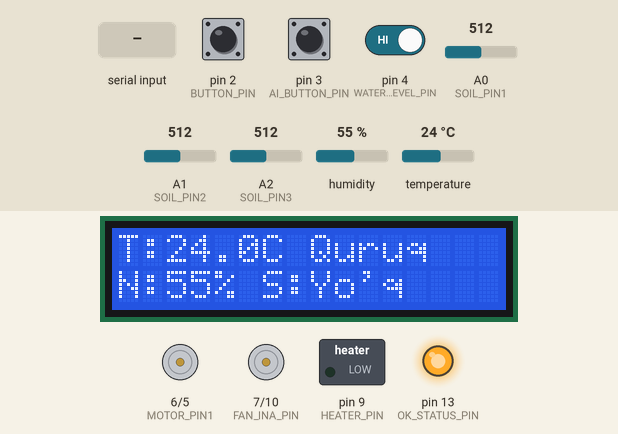
The sketch below on a simulated Arduino Uno, built with avr-gcc and run on an emulated ATmega328P. Parts: 16×2 character LCD, motor-driver pin pairs drawn as motors (green arrow = first pin HIGH = forward, orange = second pin HIGH = backward, longer = more drive), switched loads named in the sketch (green lamp = pin HIGH), output pins drawn as LEDs (lit = HIGH). Inputs (shaded band) come from the test bench; at power-on: pin 4 (WATER_LEVEL_PIN) HIGH, temperature 24 °C, pin 2 (BUTTON_PIN) HIGH, pin 3 (AI_BUTTON_PIN) HIGH, A0 (SOIL_PIN1) = 512, A1 (SOIL_PIN2) = 512, A2 (SOIL_PIN3) = 512, humidity 55 %. What the sketch prints to the serial monitor is not drawn.

Above: at 3.2 s.
3.3 s: pin 4 (WATER_LEVEL_PIN) driven LOW
At 4.3 s:
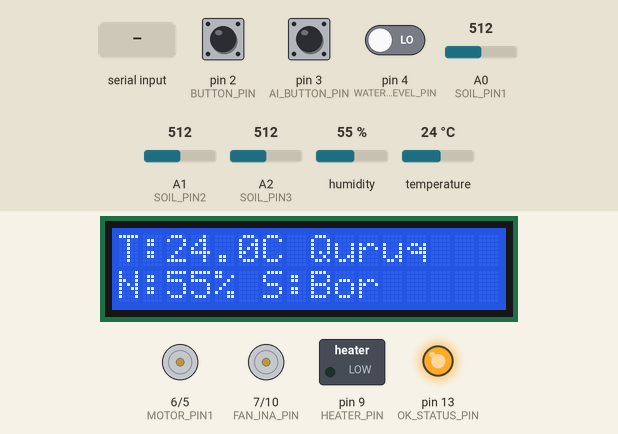
4.8 s: "W,45\n" received over Serial
At 9.0 s:
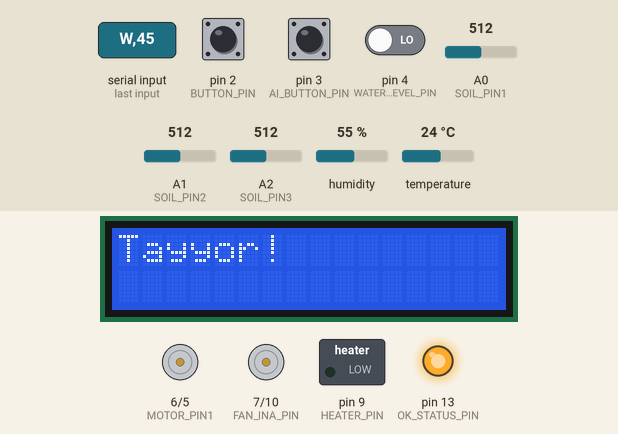
10.8 s: temperature set to 20.5 °C
At 13.2 s:
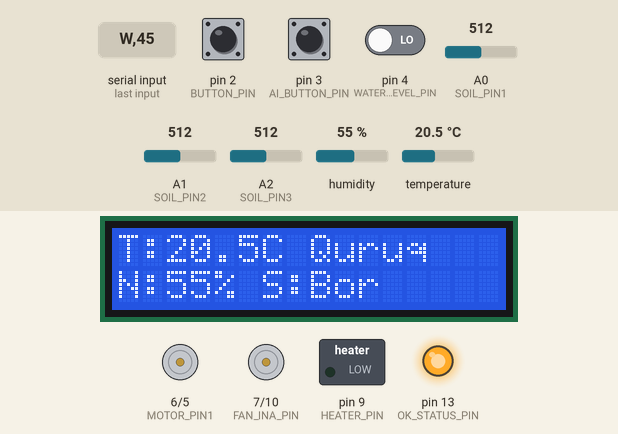
13.5 s: temperature set to 19.7 °C
At 15.3 s:
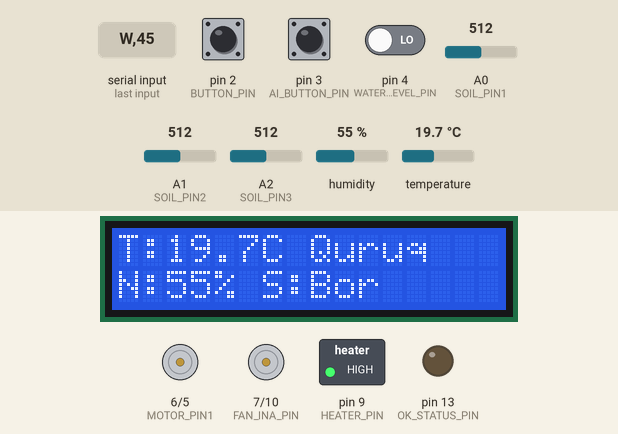
15.6 s: temperature set to 28 °C
At 17.3 s:
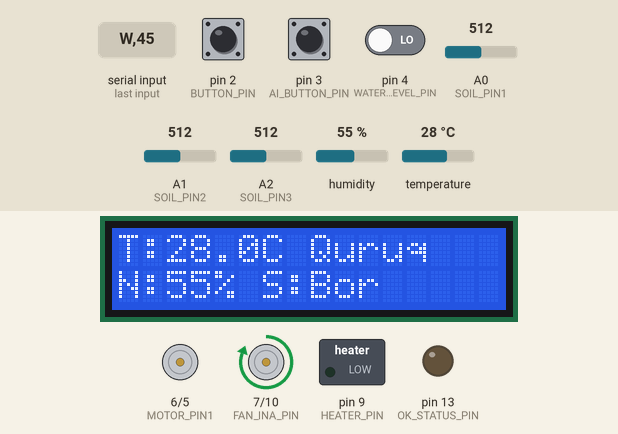
17.6 s: pin 2 (BUTTON_PIN) pulled LOW for 0.15 s
At 18.7 s:
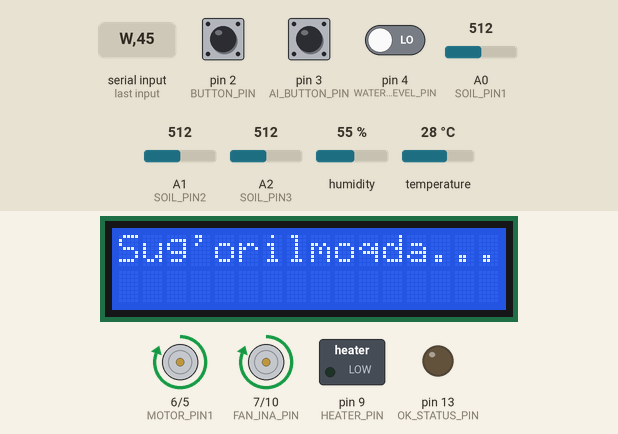
Timing chart, 0 to 61.5 s (numbered marks = the images above; inputs shaded):
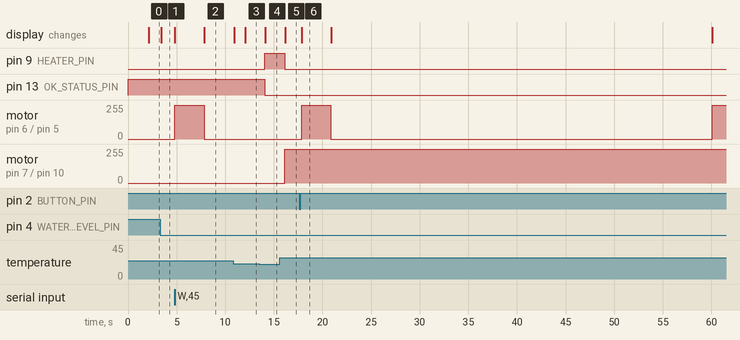

The sketch:

smart_plant_sensors.ino
```cpp
#include <DHT.h>
#include <ArduinoJson.h>
#include <Wire.h>
#include <LiquidCrystal_I2C.h>

// ========== PIN CONFIGURATION FOR ARDUINO UNO (USER CUSTOMIZED) ==========
// Digital Pins
#define BUTTON_PIN 2       // Manual watering button (User connected to D2)
#define WATER_LEVEL_PIN 4  // Water level sensor (User connected to D4)
#define MOTOR_PIN1 6       // Water pump motor IN+ (User connected to D6)
#define MOTOR_PIN2 5       // Water pump motor IN- (User connected to D5)
#define DHTPIN 8           // DHT22 sensor (User connected to D8)
#define FAN_INA_PIN 7      // Fan motor INA (User connected)
#define FAN_INB_PIN 10     // Fan motor INB (User connected)
#define HEATER_PIN 9      // Heater simulation (User's 4 Red LEDs)
#define OK_STATUS_PIN 13  // OK Status (User's 4 Green LEDs)
#define AI_BUTTON_PIN 3   // AI Voice button (D3 recommended, D0 is Serial)
// Pin 11, 12 are available

// Analog Pins
#define SOIL_PIN1 A0       // Soil moisture sensor 1 (User connected to A0)
#define SOIL_PIN2 A1       // Soil moisture sensor 2 (User connected to A1)
#define SOIL_PIN3 A2       // Soil moisture sensor 3 (User connected to A2)
// A3 available
// A4, A5 reserved for I2C (SDA, SCL)

// Sensor Configuration
#define DHTTYPE DHT22      // DHT22 sensor type

// Initialize Components
DHT dht(DHTPIN, DHTTYPE);
LiquidCrystal_I2C lcd(0x27, 16, 2); // I2C address 0x27, 16x2 display

// Timing
const long interval = 5000;  // Send data every 5 seconds
unsigned long previousMillis = 0;

// User-configurable thresholds (can be updated via serial)
int soilThreshold = 340;      // Auto-water if any soil > this value (DRY)
float fanTempThreshold = 28.0;   // Fan ON if temp >= this
float heaterTempThreshold = 20.0; // Heater ON if temp <= this

// Automation flags (can be toggled via serial)
bool autoWaterEnabled = true;
bool autoFanEnabled = true;
bool autoHeaterEnabled = true;

// State variables
bool fanStatus = false;
bool heaterStatus = false;
int lastButtonState = HIGH;
unsigned long lastDebounceTime = 0;
const unsigned long debounceDelay = 50;
int lastAiButtonState = HIGH;
bool aiButtonPressed = false;
bool wateringTriggered = false;

// Non-blocking timers
unsigned long lastWateringTime = 0;
const unsigned long wateringRestPeriod = 60000; // 1 minute rest after watering
unsigned long messageStartTime = 0;
const unsigned long messageDuration = 3000;    // 3 seconds for messages
bool isShowingMessage = false;
String currentMessage = "";

void setup() {
  Serial.begin(9600);
  dht.begin();

  // Setup Motor Pins
  pinMode(MOTOR_PIN1, OUTPUT);
  pinMode(MOTOR_PIN2, OUTPUT);
  digitalWrite(MOTOR_PIN1, LOW);
  digitalWrite(MOTOR_PIN2, LOW);

  // Setup Fan Pins (Motor Module Control)
  pinMode(FAN_INA_PIN, OUTPUT);
  pinMode(FAN_INB_PIN, OUTPUT);
  digitalWrite(FAN_INA_PIN, LOW);
  digitalWrite(FAN_INB_PIN, LOW);

  // Setup LED Pins
  pinMode(HEATER_PIN, OUTPUT);
  pinMode(OK_STATUS_PIN, OUTPUT);
  digitalWrite(HEATER_PIN, LOW);
  digitalWrite(OK_STATUS_PIN, HIGH); // ON by default (everything OK)

  // Setup Water Level and Button (with pullup)
  pinMode(WATER_LEVEL_PIN, INPUT);
  pinMode(BUTTON_PIN, INPUT_PULLUP);
  pinMode(AI_BUTTON_PIN, INPUT_PULLUP);

  // Setup I2C LCD
  lcd.init();
  lcd.backlight();
  lcd.setCursor(0, 0);
  lcd.print("Smart Plant");
  lcd.setCursor(0, 1);
  lcd.print("Ishga tushmoqda");  // "Starting" in Uzbek

  delay(2000);
  lcd.clear();
}

void sendData(float h, float t, int s1, int s2, int s3, int savg, int wl) {
  StaticJsonDocument<384> doc;
  doc["timestamp"] = millis();
  doc["soil1"] = s1;
  doc["soil2"] = s2;
  doc["soil3"] = s3;
  doc["soil_avg"] = savg;
  doc["temp"] = t;
  doc["hum"] = h;
  doc["water_level"] = wl;
  doc["fan_status"] = fanStatus ? 1 : 0;
  doc["heater_status"] = heaterStatus ? 1 : 0;
  doc["button_pressed"] = aiButtonPressed ? 1 : 0;
  doc["watering_triggered"] = wateringTriggered ? 1 : 0;

  serializeJson(doc, Serial);
  Serial.println();

  // Reset flags after sending to prevent accidental double-triggering
  aiButtonPressed = false;
  wateringTriggered = false;
}

void loop() {
  unsigned long currentMillis = millis();

  // ========== READ SENSORS ==========
  float h = dht.readHumidity();
  float temp = dht.readTemperature(); // Celsius

  int soil1 = analogRead(SOIL_PIN1);
  int soil2 = analogRead(SOIL_PIN2);
  int soil3 = analogRead(SOIL_PIN3);

  // Water level (digital: 1 = water present, 0 = empty)
  // Inverted because user's sensor returns 0 when full
  int waterLevel = !digitalRead(WATER_LEVEL_PIN);

  // Calculate average soil moisture
  int soilAvg = (soil1 + soil2 + soil3) / 3;

  // ========== CHECK BUTTON FOR MANUAL WATERING ==========
  int buttonReading = digitalRead(BUTTON_PIN);
  // Detect falling edge (High to Low transition)
  if (buttonReading == LOW && lastButtonState == HIGH) {
    delay(50); // Small debounce delay
    if (digitalRead(BUTTON_PIN) == LOW) {
      wateringTriggered = true; // Set flag for voice reporting
      sendData(h, temp, soil1, soil2, soil3, soilAvg, waterLevel); // Push update IMMEDIATEY
      triggerWatering(3); // Manual water for 3 seconds
    }
  }
  lastButtonState = buttonReading;

  // ========== CHECK AI BUTTON FOR VOICE REPORT ==========
  int aiButtonReading = digitalRead(AI_BUTTON_PIN);
  if (aiButtonReading == LOW && lastAiButtonState == HIGH) {
    delay(50); // Debounce
    if (digitalRead(AI_BUTTON_PIN) == LOW) {
      aiButtonPressed = true;
      sendData(h, temp, soil1, soil2, soil3, soilAvg, waterLevel); // Push update IMMEDIATEY
    }
  }
  lastAiButtonState = aiButtonReading;

  // ========== AUTOMATION LOGIC ==========
  if (!isnan(temp)) {
    // Fan/Heater Control (Mutual Exclusion)
    if (autoFanEnabled && temp >= fanTempThreshold) {
      // Turn ON fan, turn OFF heater
      setFan(true);
      setHeater(false);
    }
    else if (autoHeaterEnabled && temp <= heaterTempThreshold) {
      // Turn ON heater, turn OFF fan
      setHeater(true);
      setFan(false);
    }
    else {
      // Comfortable zone - turn both OFF
      setFan(false);
      setHeater(false);
    }
  }

  // Update OK Status LEDs (Green)
  // ON only if both Fan and Heater are OFF
  if (!fanStatus && !heaterStatus) {
    digitalWrite(OK_STATUS_PIN, HIGH);
  } else {
    digitalWrite(OK_STATUS_PIN, LOW);
  }

  if (autoWaterEnabled && waterLevel == 1) {
    // Only check if we are NOT in the rest period
    if (currentMillis - lastWateringTime >= wateringRestPeriod) {
      // Trigger if average sensor is ABOVE threshold (DRY)
      if (soilAvg > soilThreshold) {
        triggerWatering(5);
        lastWateringTime = millis(); // Reset rest timer
      }
    }
  }

  // ========== UPDATE LCD DISPLAY ==========
  // Only update sensor data if we aren't showing a temporary message (like "Tayyor!")
  if (isShowingMessage) {
    if (currentMillis - messageStartTime >= messageDuration) {
      isShowingMessage = false;
      lcd.clear();
    }
  }

  if (!isShowingMessage) {
    updateLCD(temp, h, soilAvg, waterLevel);
  }

  // ========== SEND DATA VIA SERIAL ==========
  if (currentMillis - previousMillis >= interval) {
    previousMillis = currentMillis;

    // Check if DHT read failed
    float sendHum = isnan(h) ? 0 : h;
    float sendTemp = isnan(temp) ? 0 : temp;

    sendData(sendHum, sendTemp, soil1, soil2, soil3, soilAvg, waterLevel);
  }

  // ========== CHECK FOR INCOMING COMMANDS ==========
  processSerialCommands();

  delay(100); // Small delay for stability
}

// ========== FUNCTIONS ==========

void triggerWatering(int durationSeconds) {
  // Check water level first (1 = Full, 0 = Empty)
  int currentWaterLevel = !digitalRead(WATER_LEVEL_PIN);

  if (currentWaterLevel == 1) {
    // Show temporary message
    isShowingMessage = true;
    messageStartTime = millis();
    lcd.clear();
    lcd.setCursor(0, 0);
    lcd.print("Sug'orilmoqda...");

    // Motor on
    digitalWrite(MOTOR_PIN1, HIGH);
    digitalWrite(MOTOR_PIN2, LOW);

    // We use a small delay for motor run since it's short,
    // but better would be non-blocking. For now keeping short delay.
    delay(durationSeconds * 1000);

    digitalWrite(MOTOR_PIN1, LOW);

    // Set "Done" message to show for rest of messageDuration
    lcd.clear();
    lcd.setCursor(0, 0);
    lcd.print("Tayyor!");
    messageStartTime = millis(); // Reset start time so "Tayyor" shows for full 3s
  } else {
    isShowingMessage = true;
    messageStartTime = millis();
    lcd.clear();
    lcd.setCursor(0, 0);
    lcd.print("Xato: Suv yo'q!");
  }
}

void setFan(bool state) {
  if (fanStatus != state) {
    fanStatus = state;
    if (state) {
      digitalWrite(FAN_INA_PIN, HIGH);
      digitalWrite(FAN_INB_PIN, LOW);
      Serial.println("STATUS:FAN_ON");
    } else {
      digitalWrite(FAN_INA_PIN, LOW);
      digitalWrite(FAN_INB_PIN, LOW);
      Serial.println("STATUS:FAN_OFF");
    }
  }
}

void setHeater(bool state) {
  if (heaterStatus != state) {
    heaterStatus = state;
    digitalWrite(HEATER_PIN, state ? HIGH : LOW);
    if (state) {
      Serial.println("STATUS:HEATER_ON");
    } else {
      Serial.println("STATUS:HEATER_OFF");
    }
  }
}

void updateLCD(float temp, float hum, int soilAvg, int waterLevel) {
  lcd.setCursor(0, 0);

  // Line 1: Temperature and Soil Status
  lcd.print("T:");
  if (!isnan(temp)) {
    lcd.print(temp, 1);
    lcd.print("C ");
  } else {
    lcd.print("--C ");
  }

  // Soil status in Uzbek
  if (soilAvg >= soilThreshold) {
    lcd.print("Quruq ");
  } else {
    lcd.print("Nam   ");
  }

  // Line 2: Humidity and Water Status
  lcd.setCursor(0, 1);
  lcd.print("N:");
  if (!isnan(hum)) {
    lcd.print(hum, 0);
    lcd.print("% ");
  } else {
    lcd.print("--% ");
  }

  lcd.print("S:");
  if (waterLevel == HIGH) {
    lcd.print("Bor  "); // Water available
  } else {
    lcd.print("Yo'q "); // No water
  }
}

void processSerialCommands() {
  while (Serial.available() > 0) {
    String command = Serial.readStringUntil('\n');
    command.trim();

    // Manual watering command (from bot)
    if (command.startsWith("W")) {
      int duration = command.substring(1).toInt();
      if (duration <= 0) duration = 3;
      if (duration > 10) duration = 10;
      triggerWatering(duration);
    }

    // Settings commands
    else if (command.startsWith("SET_SOIL_THRESH:")) {
      soilThreshold = command.substring(16).toInt();
      Serial.print("ACK:SOIL_THRESH:"); Serial.println(soilThreshold);
    }
    else if (command.startsWith("SET_FAN_TEMP:")) {
      fanTempThreshold = command.substring(13).toFloat();
      Serial.print("ACK:FAN_TEMP:"); Serial.println(fanTempThreshold);
    }
    else if (command.startsWith("SET_HEATER_TEMP:")) {
      heaterTempThreshold = command.substring(16).toFloat();
      Serial.print("ACK:HEATER_TEMP:"); Serial.println(heaterTempThreshold);
    }
    else if (command == "AUTO_WATER_ON") {
      autoWaterEnabled = true;
      Serial.println("ACK:AUTO_WATER:1");
    }
    else if (command == "AUTO_WATER_OFF") {
      autoWaterEnabled = false;
      Serial.println("ACK:AUTO_WATER:0");
    }
    else if (command == "AUTO_FAN_ON") {
      autoFanEnabled = true;
      Serial.println("ACK:AUTO_FAN:1");
    }
    else if (command == "AUTO_FAN_OFF") {
      autoFanEnabled = false;
      Serial.println("ACK:AUTO_FAN:0");
    }
    else if (command == "AUTO_HEATER_ON") {
      autoHeaterEnabled = true;
      Serial.println("ACK:AUTO_HEATER:1");
    }
    else if (command == "AUTO_HEATER_OFF") {
      autoHeaterEnabled = false;
      Serial.println("ACK:AUTO_HEATER:0");
    }
    // Manual fan test commands
    else if (command == "TEST_FAN_ON") {
      setFan(true);
      Serial.println("ACK:FAN_TEST:1");
    }
    else if (command == "TEST_FAN_OFF") {
      setFan(false);
      Serial.println("ACK:FAN_TEST:0");
    }
    // Manual heater test commands
    else if (command == "TEST_HEATER_ON") {
      setHeater(true);
      Serial.println("ACK:HEATER_TEST:1");
    }
    else if (command == "TEST_HEATER_OFF") {
      setHeater(false);
      Serial.println("ACK:HEATER_TEST:0");
    }
  }
}
```

Measured:
- the behaviour switches between 20.1 and 20 °C on temperature (found by bisection; images 3 and 4)
- after the input at 3.3 s, the display: changes after 0.10 s (image 1)
- after the input at 4.8 s, motor on pin 6 (MOTOR_PIN1) / pin 5 (MOTOR_PIN2): stopped → forward 255/255 at once, → stopped 3.0 s later; the display: first changes at once (image 2 shows a later state)
- after the input at 10.8 s, the display: first differs from a run without the input after 1.3 s (image 3)
- after the input at 13.5 s, pin 9 (HEATER_PIN): LOW → HIGH after 0.59 s; pin 13 (OK_STATUS_PIN): HIGH → LOW after 0.59 s; the display: changes after 0.62 s (image 4)
- after the input at 15.6 s, pin 9 (HEATER_PIN): HIGH → LOW after 0.53 s; motor on pin 7 (FAN_INA_PIN) / pin 10 (FAN_INB_PIN): stopped → forward 255/255 after 0.53 s; the display: changes after 0.56 s (image 5)
- after the input at 17.6 s, motor on pin 6 (MOTOR_PIN1) / pin 5 (MOTOR_PIN2): stopped → forward 255/255 after 0.26 s instead of 42.5 s
